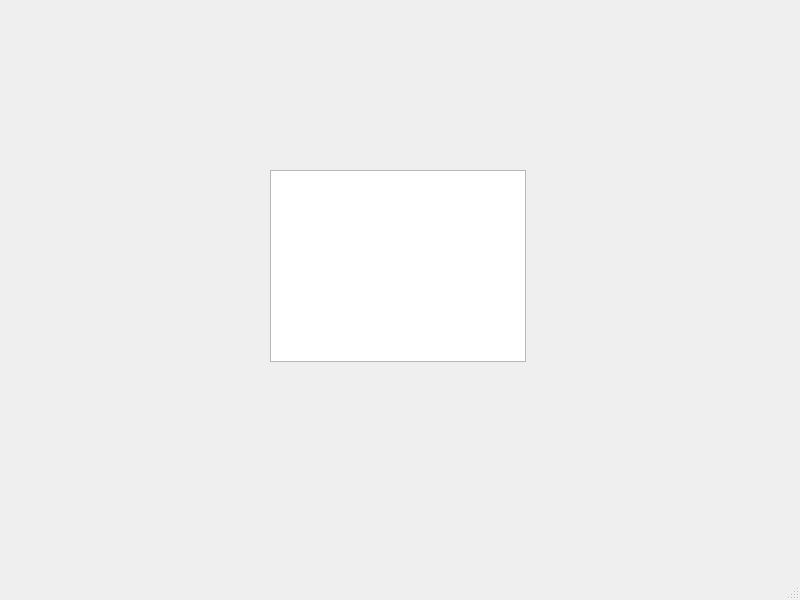
<?xml version="1.0" encoding="UTF-8"?>
<ui version="4.0">
 <class>UsersInfoWindow</class>
 <widget class="QMainWindow" name="UsersInfoWindow">
  <property name="geometry">
   <rect>
    <x>0</x>
    <y>0</y>
    <width>800</width>
    <height>600</height>
   </rect>
  </property>
  <property name="windowTitle">
   <string>MainWindow</string>
  </property>
  <widget class="QWidget" name="centralwidget">
   <widget class="QTableWidget" name="usersTable">
    <property name="geometry">
     <rect>
      <x>270</x>
      <y>170</y>
      <width>256</width>
      <height>192</height>
     </rect>
    </property>
   </widget>
  </widget>
  <widget class="QMenuBar" name="menubar">
   <property name="geometry">
    <rect>
     <x>0</x>
     <y>0</y>
     <width>800</width>
     <height>30</height>
    </rect>
   </property>
  </widget>
  <widget class="QStatusBar" name="statusbar"/>
 </widget>
 <resources/>
 <connections/>
</ui>
